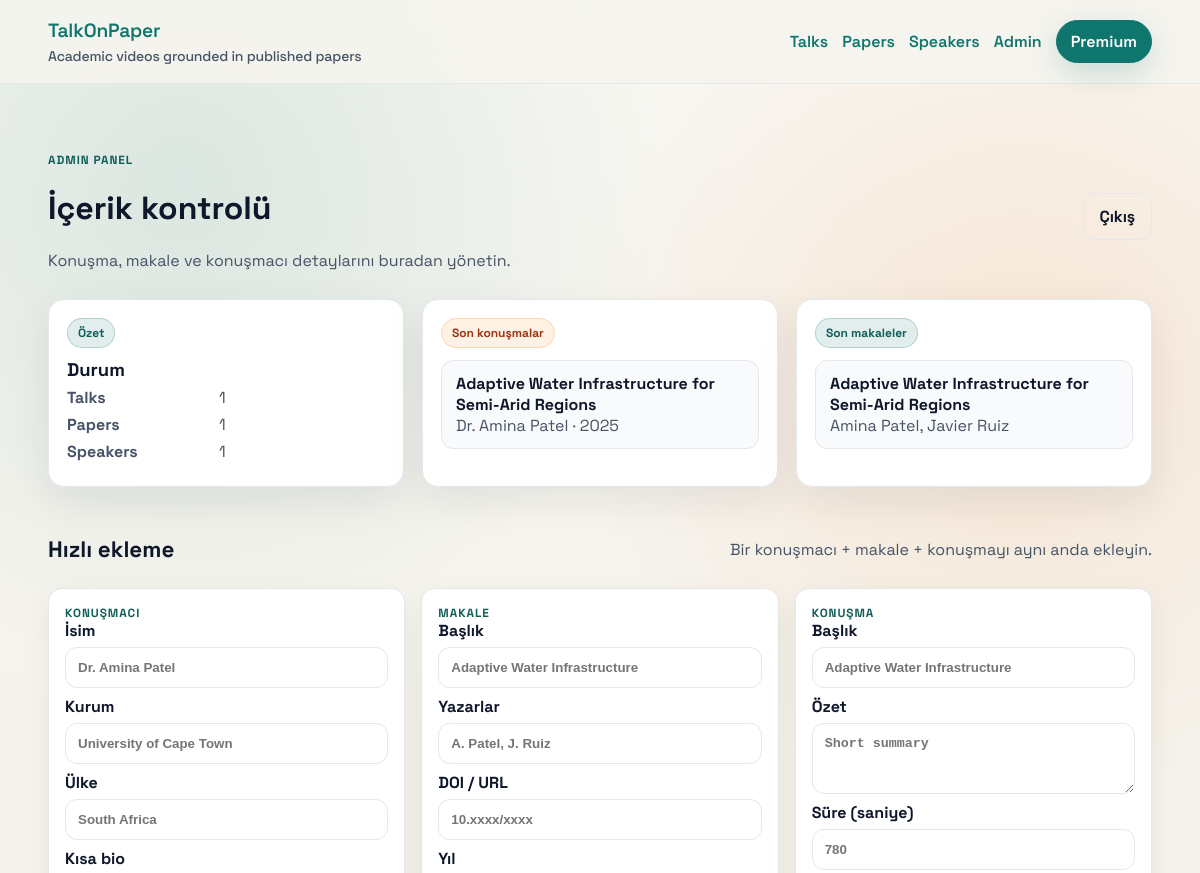
Page /admin/ (signed in, upper part) on the earlier database version.
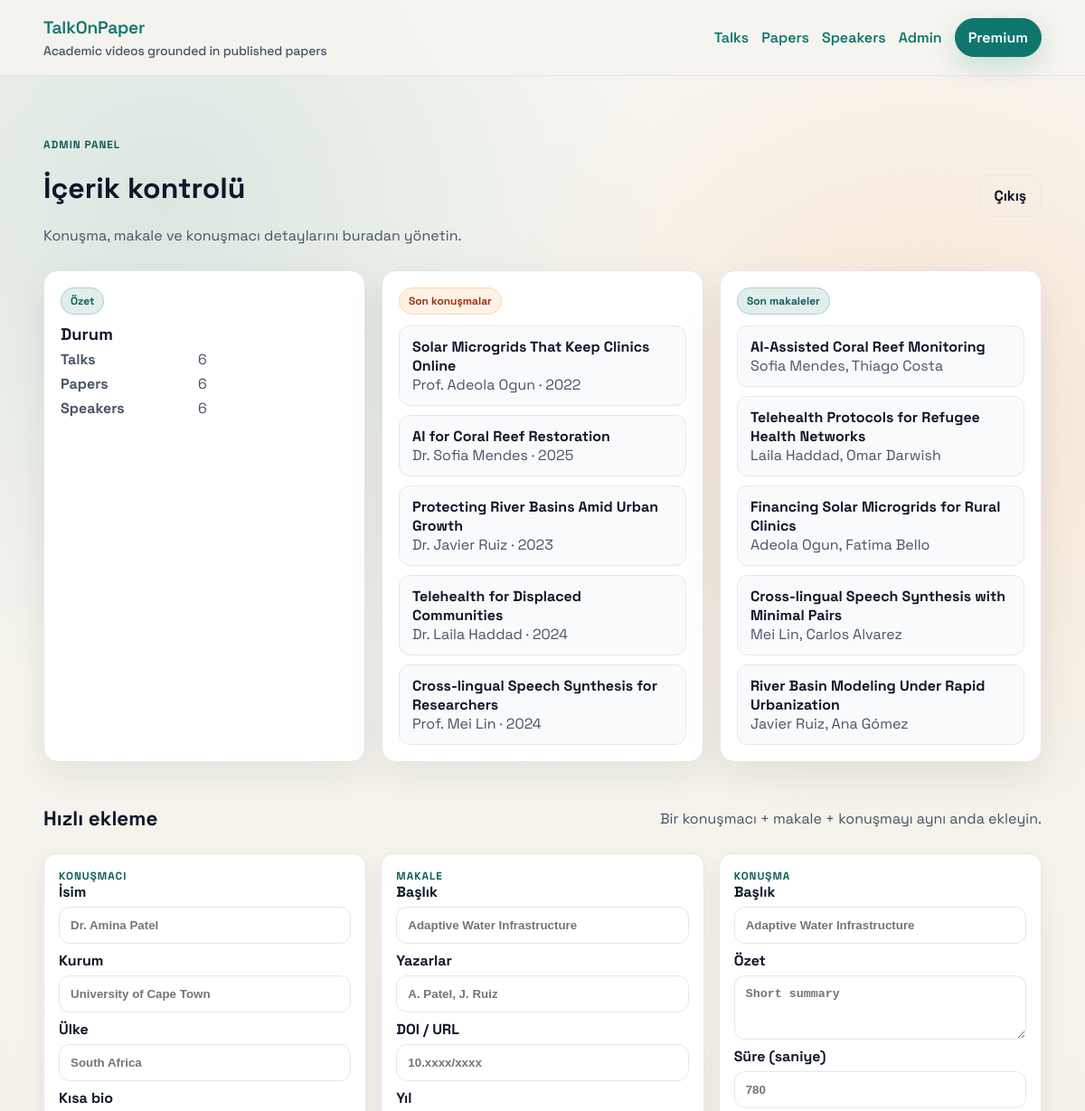
Same page on the later database version.
### talkonpaper/models.py (models this page shows, shortened)
class TimestampMixin:
    created_at = db.Column(db.DateTime, nullable=False, default=datetime.utcnow)
    updated_at = db.Column(
        db.DateTime,
        nullable=False,
        default=datetime.utcnow,
        onupdate=datetime.utcnow,
    )

class Talk(TimestampMixin, db.Model):
    __tablename__ = "talks"
    __table_args__ = (
        UniqueConstraint("paper_id", name="uq_talks_paper"),
    )
    id = db.Column(db.Integer, primary_key=True)
    paper_id = db.Column(db.Integer, db.ForeignKey("papers.id"), nullable=False)
    speaker_id = db.Column(db.Integer, db.ForeignKey("speakers.id"), nullable=False)
    speaker_user_id = db.Column(db.Integer, db.ForeignKey("users.id"), nullable=True)
    title = db.Column(db.String(500), nullable=False, index=True)
    summary = db.Column(db.Text, nullable=True)
    duration_seconds = db.Column(db.Integer, nullable=False, default=0)
    talk_date = db.Column(db.Date, nullable=True)
    access_level = db.Column(
        Enum("public", "registered", "academic_premium", name="access_levels"),
        nullable=False,
        default="registered",
    )
    is_dubbed = db.Column(db.Boolean, nullable=False, default=False)
    video_object_key = db.Column(db.String(255), nullable=False)
    preview_video_key = db.Column(db.String(255), nullable=True)
    audio_object_key = db.Column(db.String(255), nullable=True)
    thumbnail_object_key = db.Column(db.String(255), nullable=True)
    transcript_text = db.Column(db.Text, nullable=True)
    paper = db.relationship("Paper", back_populates="talk", lazy="joined")
    speaker = db.relationship("Speaker", back_populates="talks", lazy="joined")
    speaker_user = db.relationship("User", back_populates="talks", lazy="selectin")

class Speaker(TimestampMixin, db.Model):
    __tablename__ = "speakers"
    id = db.Column(db.Integer, primary_key=True)
    full_name = db.Column(db.String(255), nullable=False, index=True)
    affiliation = db.Column(db.String(255), nullable=False, index=True)
    country = db.Column(db.String(100), nullable=True, index=True)
    bio_short = db.Column(db.Text, nullable=True)
    website_or_profile = db.Column(db.String(255), nullable=True)
    talks = db.relationship("Talk", back_populates="speaker", lazy="selectin")

class Paper(TimestampMixin, db.Model):
    __tablename__ = "papers"
    id = db.Column(db.Integer, primary_key=True)
    title = db.Column(db.String(500), nullable=False, index=True)
    abstract = db.Column(db.Text, nullable=False)
    authors = db.Column(db.Text, nullable=False)
    doi_or_url = db.Column(db.String(255), nullable=False, unique=True, index=True)
    journal_or_publisher = db.Column(db.String(255), nullable=True, index=True)
    publication_year = db.Column(db.Integer, nullable=False, index=True)
    language_original = db.Column(db.String(50), nullable=False, default="en")
    keywords = db.Column(db.String(255), nullable=True)
    pdf_object_key = db.Column(db.String(255), nullable=True)
    talk = db.relationship(
        "Talk", back_populates="paper", uselist=False, cascade="all, delete-orphan"
    )

### talkonpaper/admin.py (the view)
@admin_bp.route("/")
@admin_required
def dashboard():
    stats = {
        "talks": Talk.query.count(),
        "papers": Paper.query.count(),
        "speakers": Speaker.query.count(),
    }
    latest_talks = Talk.query.order_by(Talk.created_at.desc()).limit(5).all()
    latest_papers = Paper.query.order_by(Paper.created_at.desc()).limit(5).all()
    return render_template(
        "admin/dashboard.html",
        stats=stats,
        latest_talks=latest_talks,
        latest_papers=latest_papers,
    )

### talkonpaper/__init__.py (called while the page is built)
def _register_template_globals(app: Flask) -> None:
    @app.context_processor
    def inject_site_meta():
        return {
            "site_name": "TalkOnPaper",
            "site_tagline": "Cross-border academic visibility without visas, language, or geography barriers",
            "cdn_base_url": os.environ.get("CDN_BASE_URL", ""),
        }

### talkonpaper/admin.py (called while the page is built)
def admin_required(fn):
    @wraps(fn)
    def wrapper(*args, **kwargs):
        if not session.get("admin_authed"):
            return redirect(url_for("admin.login", next=request.path))
        return fn(*args, **kwargs)
    return wrapper

### talkonpaper/routes.py (called while the page is built, shortened)
def _seed_sample_data() -> None:
    global _seeded
    if _seeded or not current_app.config.get("ENABLE_SAMPLE_DATA", False):
        return

@main_bp.before_app_request
def before_request():
    _seed_sample_data()

### templates/admin/dashboard.html (shortened to what this page needs)
{% extends "base.html" %}
{% block content %}
  <div class="container">
    <div class="section-header">
      <div>
        <p class="eyebrow">Admin panel</p>
        <h1>İçerik kontrolü</h1>
        <p class="muted">Konuşma, makale ve konuşmacı detaylarını buradan yönetin.</p>
      </div>
      <div class="cta-row">
        <a class="btn ghost" href="{{ url_for('admin.logout') }}">Çıkış</a>
      </div>
    </div>
    <div class="grid">
      <div class="card">
        <div class="badge">Özet</div>
        <h3>Durum</h3>
        <div class="data-row"><strong>Talks</strong><span>{{ stats.talks }}</span></div>
        <div class="data-row"><strong>Papers</strong><span>{{ stats.papers }}</span></div>
        <div class="data-row"><strong>Speakers</strong><span>{{ stats.speakers }}</span></div>
      </div>
      <div class="card">
        <div class="badge alt">Son konuşmalar</div>
        {% if latest_talks %}
          <ul class="list">
            {% for talk in latest_talks %}
              <li>
                <div>
                  <strong>{{ talk.title }}</strong><br />
                  <span class="muted">{{ talk.speaker.full_name }} · {{ talk.paper.publication_year }}</span>
                </div>
              </li>
            {% endfor %}
          </ul>
        {% else %}
          <p class="muted">Henüz konuşma yok.</p>
        {% endif %}
      </div>
      <div class="card">
        <div class="badge">Son makaleler</div>
        {% if latest_papers %}
          <ul class="list">
            {% for paper in latest_papers %}
              <li>
                <div>
                  <strong>{{ paper.title }}</strong><br />
                  <span class="muted">{{ paper.authors }}</span>
                </div>
              </li>
            {% endfor %}
          </ul>
        {% else %}
          <p class="muted">Henüz makale yok.</p>
        {% endif %}
      </div>
    </div>
    <section style="margin-top:28px;">
      <div class="section-header">
        <h2>Hızlı ekleme</h2>
        <p class="muted">Bir konuşmacı + makale + konuşmayı aynı anda ekleyin.</p>
      </div>
      <form class="grid" style="grid-template-columns: repeat(auto-fit, minmax(280px, 1fr)); gap:16px;" method="post" action="{{ url_for('admin.create_talk') }}">
        <div class="surface">
          <p class="eyebrow">Konuşmacı</p>
          <label class="input-label">İsim
            <input type="text" name="speaker_name" required placeholder="Dr. Amina Patel" />
          </label>
          <label class="input-label">Kurum
            <input type="text" name="speaker_affiliation" required placeholder="University of Cape Town" />
          </label>
          <label class="input-label">Ülke
            <input type="text" name="speaker_country" placeholder="South Africa" />
          </label>
          <label class="input-label">Kısa bio
          </label>
        </div>
        <div class="surface">
          <p class="eyebrow">Makale</p>
          <label class="input-label">Başlık
            <input type="text" name="paper_title" required placeholder="Adaptive Water Infrastructure" />
          </label>
          <label class="input-label">Yazarlar
            <input type="text" name="paper_authors" required placeholder="A. Patel, J. Ruiz" />
          </label>
          <label class="input-label">DOI / URL
            <input type="text" name="paper_doi" required placeholder="10.xxxx/xxxx" />
          </label>
          <label class="input-label">Yıl
          </label>
        </div>
        <div class="surface">
          <p class="eyebrow">Konuşma</p>
          <label class="input-label">Başlık
            <input type="text" name="talk_title" required placeholder="Adaptive Water Infrastructure" />
          </label>
          <label class="input-label">Özet
            <textarea name="talk_summary" rows="3" placeholder="Short summary"></textarea>
          </label>
          <label class="input-label">Süre (saniye)
            <input type="number" name="talk_duration" min="0" placeholder="780" />
          </label>
        </div>
      </form>
    </section>
  </div>
{% endblock %}

Differences in the rows shown:
no longer on this page (row edited): Talk: title "Adaptive Water Infrastructure for Semi-Arid Regions", speaker.full_name "Dr. Amina Patel", paper.publication_year "2025"
no longer on this page (row edited): Paper: title "Adaptive Water Infrastructure for Semi-Arid Regions", authors "Amina Patel, Javier Ruiz"
added Talk: title "Solar Microgrids That Keep Clinics Online", speaker.full_name "Prof. Adeola Ogun", paper.publication_year "2022"
added Talk: title "AI for Coral Reef Restoration", speaker.full_name "Dr. Sofia Mendes", paper.publication_year "2025"
added Talk: title "Protecting River Basins Amid Urban Growth", speaker.full_name "Dr. Javier Ruiz", paper.publication_year "2023"
added Talk: title "Telehealth for Displaced Communities", speaker.full_name "Dr. Laila Haddad", paper.publication_year "2024"
added Talk: title "Cross-lingual Speech Synthesis for Researchers", speaker.full_name "Prof. Mei Lin", paper.publication_year "2024"
added Paper: title "AI-Assisted Coral Reef Monitoring", authors "Sofia Mendes, Thiago Costa"
added Paper: title "Telehealth Protocols for Refugee Health Networks", authors "Laila Haddad, Omar Darwish"
added Paper: title "Financing Solar Microgrids for Rural Clinics", authors "Adeola Ogun, Fatima Bello"
added Paper: title "Cross-lingual Speech Synthesis with Minimal Pairs", authors "Mei Lin, Carlos Alvarez"
added Paper: title "River Basin Modeling Under Rapid Urbanization", authors "Javier Ruiz, Ana Gómez"
Other differences:
{{ stats.talks }}: "1" → "6"
{{ stats.papers }}: "1" → "6"
{{ stats.speakers }}: "1" → "6"
